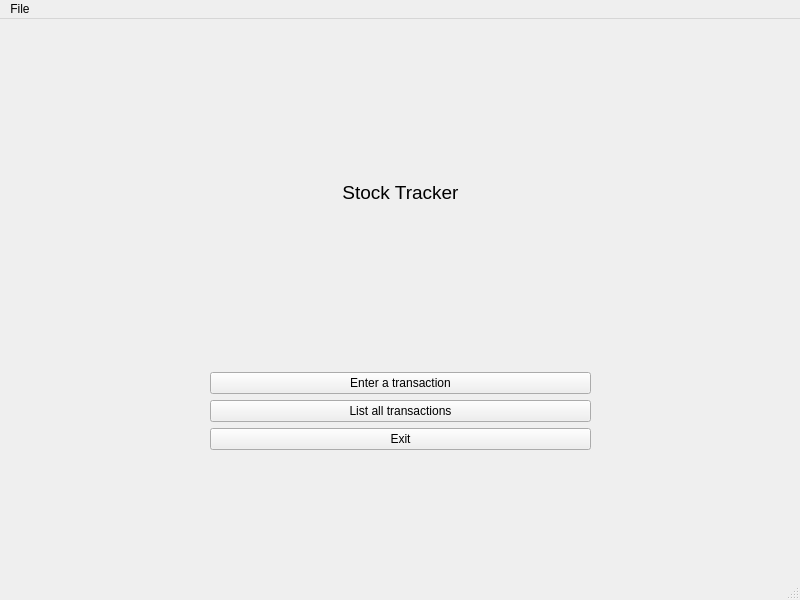
<?xml version="1.0" encoding="UTF-8"?>
<ui version="4.0">
 <class>MainWindow</class>
 <widget class="QMainWindow" name="MainWindow">
  <property name="geometry">
   <rect>
    <x>0</x>
    <y>0</y>
    <width>800</width>
    <height>600</height>
   </rect>
  </property>
  <property name="windowTitle">
   <string>MainWindow</string>
  </property>
  <widget class="QWidget" name="centralwidget">
   <widget class="QWidget" name="verticalLayoutWidget">
    <property name="geometry">
     <rect>
      <x>10</x>
      <y>0</y>
      <width>781</width>
      <height>431</height>
     </rect>
    </property>
    <layout class="QVBoxLayout" name="verticalLayout">
     <property name="leftMargin">
      <number>200</number>
     </property>
     <property name="rightMargin">
      <number>200</number>
     </property>
     <item>
      <widget class="QLabel" name="titleLabel">
       <property name="font">
        <font>
         <pointsize>14</pointsize>
        </font>
       </property>
       <property name="text">
        <string>Stock Tracker</string>
       </property>
       <property name="alignment">
        <set>Qt::AlignCenter</set>
       </property>
       <property name="indent">
        <number>-1</number>
       </property>
      </widget>
     </item>
     <item>
      <widget class="QPushButton" name="pushButton1">
       <property name="text">
        <string>Enter a transaction</string>
       </property>
      </widget>
     </item>
     <item>
      <widget class="QPushButton" name="pushButton2">
       <property name="text">
        <string>List all transactions</string>
       </property>
      </widget>
     </item>
     <item>
      <widget class="QPushButton" name="pushButton3">
       <property name="text">
        <string>Exit</string>
       </property>
      </widget>
     </item>
    </layout>
   </widget>
  </widget>
  <widget class="QMenuBar" name="menubar">
   <property name="geometry">
    <rect>
     <x>0</x>
     <y>0</y>
     <width>800</width>
     <height>26</height>
    </rect>
   </property>
   <widget class="QMenu" name="menuFile">
    <property name="title">
     <string>File</string>
    </property>
    <addaction name="actionExit"/>
   </widget>
   <addaction name="menuFile"/>
  </widget>
  <widget class="QStatusBar" name="statusbar"/>
  <action name="actionExit">
   <property name="text">
    <string>Exit</string>
   </property>
  </action>
 </widget>
 <resources/>
 <connections/>
</ui>
